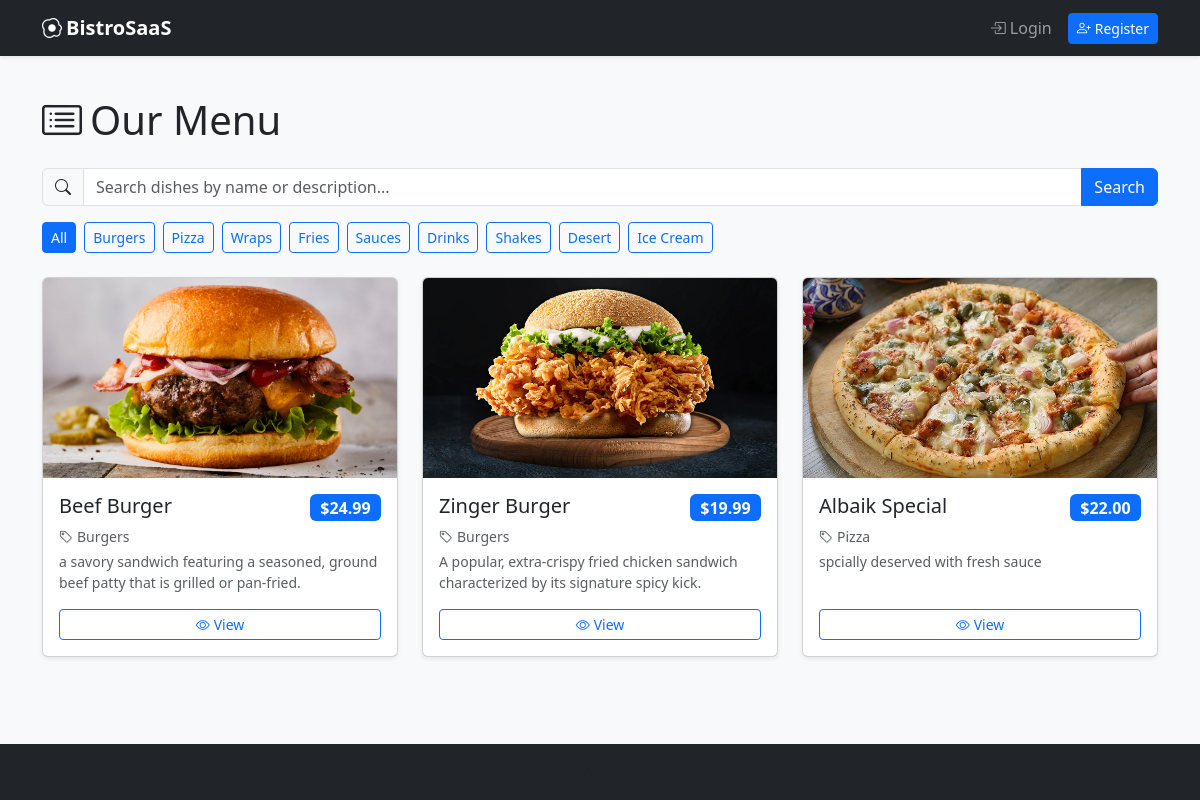
The page / on the database its author committed.
### ordering/models.py (models this page shows, shortened)
class Category(models.Model):
    name = models.CharField(max_length=100, unique=True)     # unique=True -> no duplicate names
    description = models.TextField(blank=True)
    class Meta:
        verbose_name_plural = "Categories"

class MenuItem(models.Model):
    category = models.ForeignKey(
        Category, on_delete=models.CASCADE, related_name="items"
    )
    name = models.CharField(max_length=200)
    description = models.TextField(blank=True)
    price = models.DecimalField(max_digits=8, decimal_places=2)
    image = models.ImageField(upload_to="menu_items/", blank=True, null=True)
    is_available = models.BooleanField(default=True)

### ordering/views.py (the view)
# urls.py: path("", views.MenuListView.as_view(), name="menu_list"),
class MenuListView(ListView):
    model = MenuItem
    template_name = "ordering/menu_list.html"
    context_object_name = "items"      # name used for the list inside the template
    paginate_by = 6                    # show 6 items per page
    def get_queryset(self):
        queryset = MenuItem.objects.filter(is_available=True).select_related(
            "category"
        )
        query = self.request.GET.get("q", "").strip()
        if query:
            queryset = queryset.filter(
                Q(name__icontains=query) | Q(description__icontains=query)
            )
        category = self.request.GET.get("category", "").strip()
        if category:
            queryset = queryset.filter(category__id=category)
        return queryset.order_by("category__name", "name")
    def get_context_data(self, **kwargs):
        context = super().get_context_data(**kwargs)
        context["categories"] = Category.objects.all()
        context["search_query"] = self.request.GET.get("q", "")
        context["selected_category"] = self.request.GET.get("category", "")
        return context

### ordering/context_processors.py (called while the page is built, shortened)
def notifications(request):
    data = {}
    user = request.user
    if not user.is_authenticated:
        return data

### ordering/templates/ordering/menu_list.html (shortened to what this page needs)
{% extends "ordering/base.html" %}
{% block content %}
<div class="d-flex justify-content-between align-items-center mb-4">
    <h1 class="mb-0"><i class="bi bi-card-list me-2"></i>Our Menu</h1>
</div>
<form method="get" class="mb-3">
    <div class="input-group">
        <span class="input-group-text"><i class="bi bi-search"></i></span>
        <input type="text" name="q" value="{{ search_query }}"
               class="form-control" placeholder="Search dishes by name or description...">
        <button type="submit" class="btn btn-primary">Search</button>
    </div>
</form>
<div class="mb-4 d-flex flex-wrap gap-2">
    <a href="{% url 'menu_list' %}{% if search_query %}?q={{ search_query }}{% endif %}"
       class="btn btn-sm {% if not selected_category %}btn-primary{% else %}btn-outline-primary{% endif %}">
        All
    </a>
    {% for category in categories %}
        <a href="?category={{ category.id }}{% if search_query %}&q={{ search_query }}{% endif %}"
           class="btn btn-sm {% if selected_category == category.id|stringformat:'s' %}btn-primary{% else %}btn-outline-primary{% endif %}">
            {{ category.name }}
        </a>
    {% endfor %}
</div>
<div class="row g-4">
    {% for item in items %}
        <div class="col-sm-6 col-lg-4">
            <div class="card h-100 shadow-sm">
                {% if item.image %}
                    <img src="{{ item.image.url }}" class="card-img-top"
                         alt="{{ item.name }}"
                         style="height: 200px; object-fit: cover;">
                {% else %}
                    <div class="bg-secondary-subtle d-flex align-items-center justify-content-center"
                         style="height: 200px;">
                        <i class="bi bi-image text-muted" style="font-size: 3rem;"></i>
                    </div>
                {% endif %}
                <div class="card-body d-flex flex-column">
                    <div class="d-flex justify-content-between align-items-start">
                        <h5 class="card-title">{{ item.name }}</h5>
                        <span class="badge bg-primary fs-6">${{ item.price }}</span>
                    </div>
                    <p class="text-muted small mb-1">
                        <i class="bi bi-tag me-1"></i>{{ item.category.name }}
                    </p>
                    <p class="card-text text-muted small flex-grow-1">
                        {{ item.description|truncatewords:15 }}
                    </p>
                    <div class="mt-auto d-flex gap-2">
                        <a href="{% url 'menu_item_detail' item.pk %}"
                           class="btn btn-outline-primary btn-sm flex-grow-1">
                            <i class="bi bi-eye me-1"></i>View
                        </a>
                    </div>
                </div>
            </div>
        </div>
    {% empty %}
        <div class="col-12">
            <div class="alert alert-info">
                No menu items found{% if search_query %} for "{{ search_query }}"{% endif %}.
            </div>
        </div>
    {% endfor %}
</div>
{% endblock %}

### ordering/templates/ordering/base.html (style rules this page uses)
html, body { height: 100%; }
body { display: flex; flex-direction: column; min-height: 100vh; }

### rows shown on the page
Category: name "Burgers"
Category: name "Pizza"
Category: name "Wraps"
Category: name "Fries"
Category: name "Sauces"
Category: name "Drinks"
Category: name "Shakes"
Category: name "Desert"
Category: name "Ice Cream"
MenuItem: image (picture), name "Beef Burger", price "24.99", category.name "Burgers", description "a savory sandwich featuring a seasoned, ground beef patty that is grilled or pan-fried."
MenuItem: image (picture), name "Zinger Burger", price "19.99", category.name "Burgers", description "A popular, extra-crispy fried chicken sandwich characterized by its signature spicy kick."
MenuItem: image (picture), name "Albaik Special", price "22.00", category.name "Pizza", description "spcially deserved with fresh sauce"
